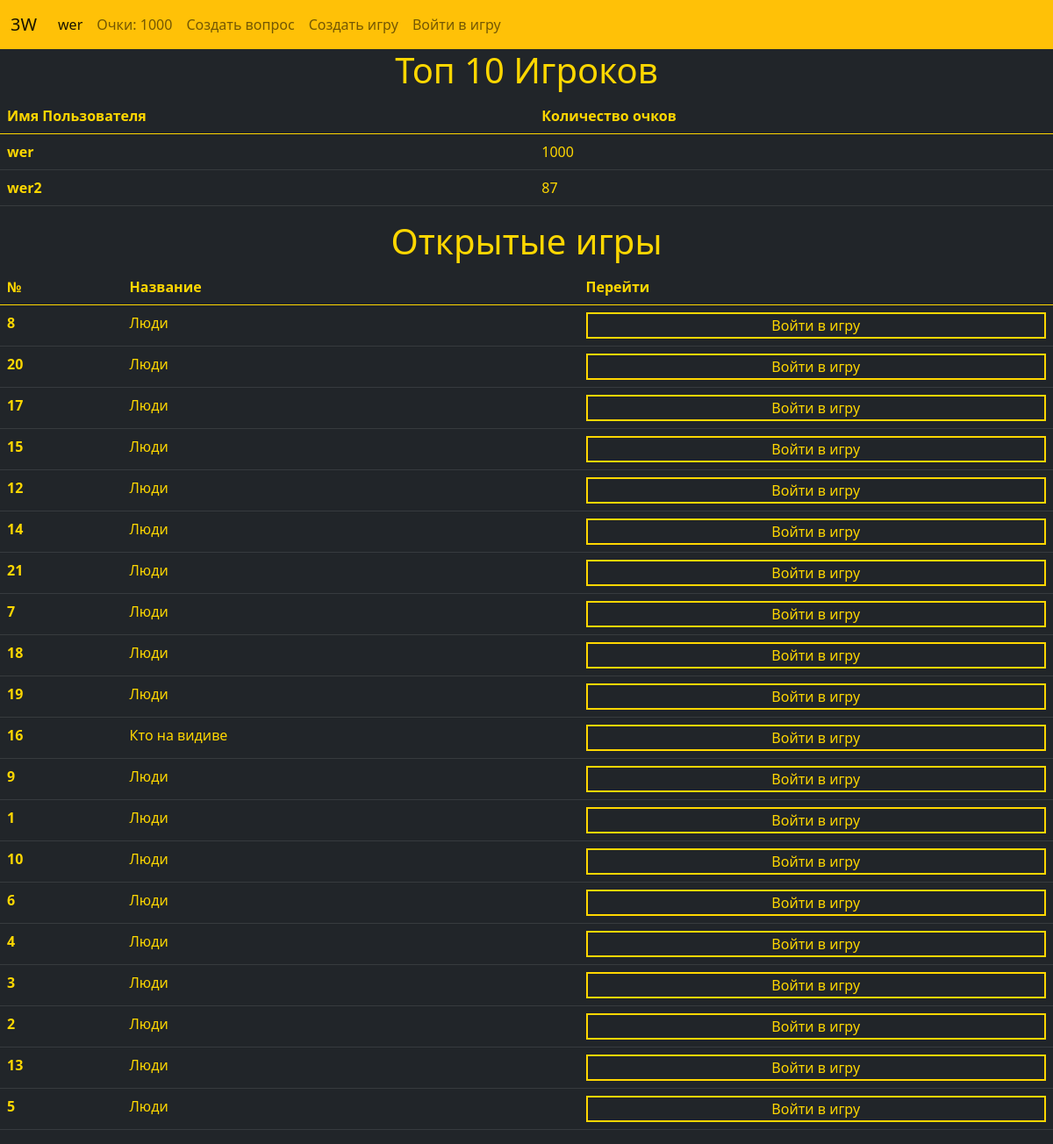
The page / (signed in) on the database its author committed.
### data/users.py (models this page shows, shortened)
class User(SqlAlchemyBase, UserMixin):
    __tablename__ = 'users'
    id = sqlalchemy.Column(sqlalchemy.Integer, primary_key=True, autoincrement=True)
    name = sqlalchemy.Column(sqlalchemy.String, nullable=True)
    email = sqlalchemy.Column(sqlalchemy.String, index=True, unique=True, nullable=True)
    hashed_password = sqlalchemy.Column(sqlalchemy.String, nullable=True)
    modifed_date = sqlalchemy.Column(sqlalchemy.DateTime, default=datetime.datetime.now)
    plus_ruls = sqlalchemy.Column(sqlalchemy.Boolean, default=False)
    admin = sqlalchemy.Column(sqlalchemy.Boolean, default=False)
    points = sqlalchemy.Column(sqlalchemy.Integer, default=0)

### data/game.py (models this page shows)
class Game(SqlAlchemyBase):
    __tablename__ = 'games'
    id = sqlalchemy.Column(sqlalchemy.Integer,
                           primary_key=True, autoincrement=True)
    admin = sqlalchemy.Column(sqlalchemy.Integer,
                                    sqlalchemy.ForeignKey("users.id"))
    title = sqlalchemy.Column(sqlalchemy.String, nullable=True)
    questions_id = sqlalchemy.Column(sqlalchemy.String, nullable=True)
    key = sqlalchemy.Column(sqlalchemy.String, nullable=True)
    is_private = sqlalchemy.Column(sqlalchemy.Boolean, default=False)
    create_date = sqlalchemy.Column(sqlalchemy.DateTime, default=datetime.datetime.now)
    user = orm.relation('User')

### main.py (the view)
@app.route("/", methods=['GET', 'POST'])
def index():
    arr_of_opened_games = list(db_sess.query(game.Game).all())
    random.shuffle(arr_of_opened_games)
    raiting = list(db_sess.query(users.User).order_by(users.User.points))[::-1]
    raiting = raiting[:max(10, len(raiting) - 1)]
    return render_template("base.html", title="Главная Страница",
                           arr_of_opened_games=arr_of_opened_games[:max(10, len(arr_of_opened_games) - 1)],
                           raiting=raiting)

### data/db_session.py (called while the page is built)
def create_session() -> Session:
    global __factory
    return __factory()

### main.py (called while the page is built)
@login_manager.user_loader
def load_user(user_id):
    db_sess = db_session.create_session()
    return db_sess.query(users.User).get(user_id)

### templates/base.html (shortened to what this page needs)
{% extends "main.html" %}
{% block content %}
<div class="text-center">
    <h1 style="color:gold">Топ 10 Игроков</h1>
</div>
<table class="table table-dark table-hover" style="width:100%;color:gold">
  <thead>
    <tr>
      <th scope="col">Имя Пользователя</th>
      <th scope="col">Количество очков</th>
    </tr>
  </thead>
  <tbody>
    {% for user in raiting %}
        <tr>
          <th scope="row">{{ user.name }}</th>
          <td>{{ user.points }}</td>
        </tr>
    {% endfor %}
  </tbody>
</table>
<div class="text-center">
    <h1 style="color:gold">Открытые игры</h1>
</div>
<table class="table table-dark table-hover" style="width:100%;color:gold">
  <thead>
    <tr>
      <th scope="col">№</th>
      <th scope="col">Название</th>
        <th scope="col">Перейти</th>
    </tr>
  </thead>
  <tbody>
    {% for game in arr_of_opened_games %}
        <tr>
          <th scope="row">{{ game.id }}</th>
          <td>{{ game.title }}</td>
            <td><button onclick="redirectGame({{ game.key }})" style="text-align:center;
                                                                      border: 2px solid gold;
                                                                      width: 100%;
                                                                      background: transparent;
                                                                      color: gold;
                                                                      outline:none;">Войти в игру</button></td>
        </tr>
    {% endfor %}
  </tbody>
</table>
{% endblock %}

### templates/main.html (shortened to what this page needs)
<!DOCTYPE html>
<html lang="en">
    <head>
        <link href="https://cdn.jsdelivr.net/npm/bootstrap@5.0.0-beta1/dist/css/bootstrap.min.css" rel="stylesheet">
    </head>
    <body class="p-0 mb-2 bg-dark text-white">
        <nav class="navbar navbar-expand-lg navbar-light bg-warning">
            <div class="container-fluid">
              <a class="navbar-brand" href="/">3W</a>
              <div class="collapse navbar-collapse" id="navbarSupportedContent">
                <ul class="navbar-nav me-auto mb-2 mb-lg-0">
                  {% if current_user.is_authenticated %}
                    <li class="nav-item">
                        <a class="nav-link active" aria-current="page" href="/logout">{{ current_user.name }}</a>
                    </li>
                    <li class="nav-item">
                        <a class="nav-link" href="/points">Очки: {{ current_user.points }}</a>
                    </li>
                    <li class="nav-item">
                    <a class="nav-link" href="/create_question">Создать вопрос</a>
                    </li>
                    <li class="nav-item">
                        <a class="nav-link" href="/create_game">Создать игру</a>
                    </li>
                    <li class="nav-item">
                        <a class="nav-link" href="/choice_game">Войти в игру</a>
                    </li>
                  {% endif %}
                </ul>
              </div>
            </div>
          </nav>
        {% block content %}{% endblock %}
    </body>
</html>

### rows shown on the page
User: name "wer", points "1000"
User: name "wer2", points "87"
Game: id "8", title "Люди"
Game: id "20", title "Люди"
Game: id "17", title "Люди"
Game: id "15", title "Люди"
Game: id "12", title "Люди"
Game: id "14", title "Люди"
Game: id "21", title "Люди"
Game: id "7", title "Люди"
Game: id "18", title "Люди"
Game: id "19", title "Люди"
Game: id "16", title "Кто на видиве"
Game: id "9", title "Люди"
Game: id "1", title "Люди"
Game: id "10", title "Люди"
Game: id "6", title "Люди"
Game: id "4", title "Люди"
Game: id "3", title "Люди"
Game: id "2", title "Люди"
Game: id "13", title "Люди"
Game: id "5", title "Люди"
